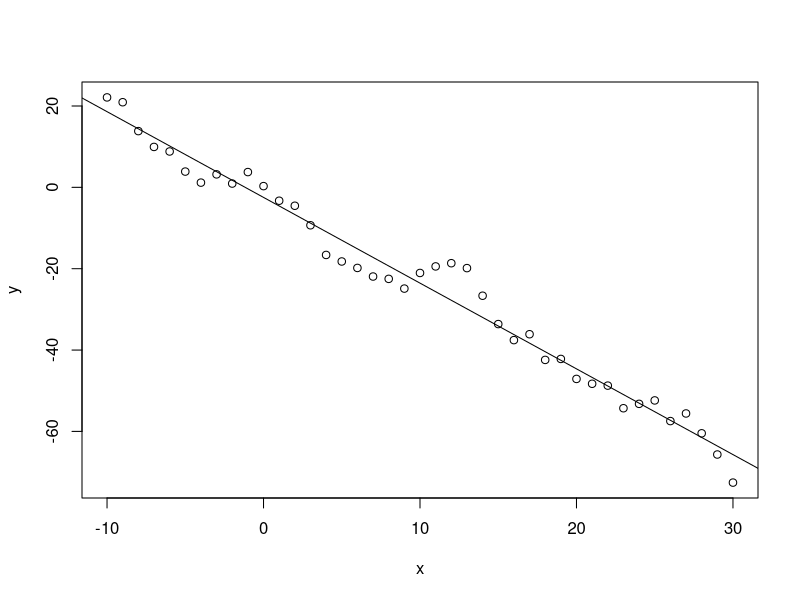
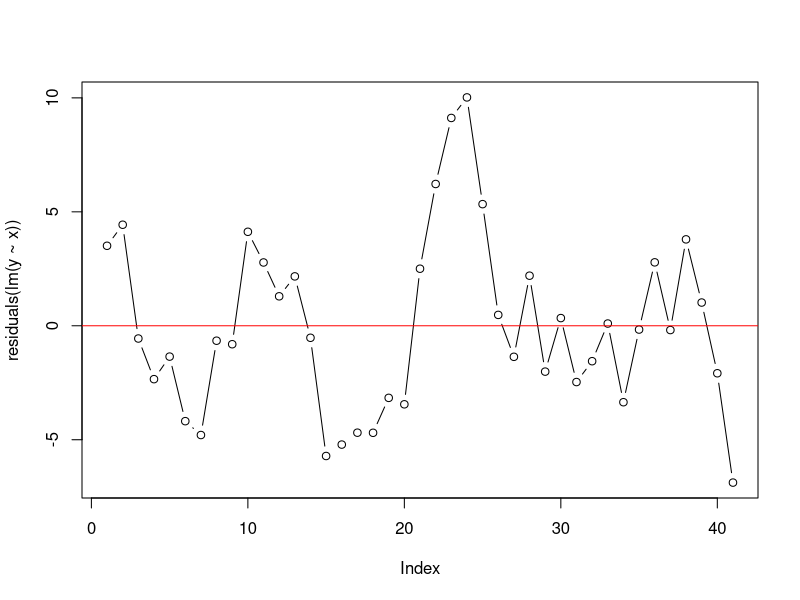

Here is the R script that generated these plots, in order: (Note: this script raises an error after producing the figures.)
## ---- chunk 1
x <- seq(-10,30) 
y <- 3 - 2*x + 
  arima.sim(n = length(x), 
            list(ar = c(0.8897)),
            sd = 3)
## ---- chunk 2
plot(x,y)
abline(lm(y ~ x))
## ---- chunk 3
plot(residuals(lm(y ~ x)), type ="b")
abline(h=0,col="red")
## ---- chunk 4
knitr::include_graphics("durbin_cutoffs.png")
## ---- chunk 5
suppressMessages(library(lmtest))
## ---- chunk 6
dwtest(lm(y ~ x), alternative = "greater") # need library(lmtest)
## ---- chunk 7
# don't change order= 
# because we haven't 
# discussed any other 
# time series models
corrErrorMod <- 
  arima(x=y, #dependent variable has a confusing name
        xreg=x, #independent variable
        include.mean = T,
        method="ML",
        order=c(1,0,0))
plot(residuals(corrErrorMod)) #these look better
## ---- chunk 8
summary(corrErrorMod) # :( 
corrErrorMod$coef # phi, beta0, beta1
summary(lm(y ~ x)) # estimates are pretty close to simple ols model
## ---- chunk 9
knitr::include_graphics("sample_with_replacement.png")
## ---- chunk 10
n <- 50
true_beta0 <- -2
true_beta1 <- 3
true_sigma_squared <- 5
x <- seq(0,100, length.out = n)
y <- true_beta0 + true_beta1*x + rnorm(n = n, mean = 0, sd = sqrt(true_sigma_squared))
## ---- chunk 11
random_indexes <- sample.int(length(x), replace=TRUE) # need replace=T
sort(random_indexes) # just to show that some are repeating
xstar <- x[random_indexes]
ystar <- y[random_indexes]
coefficients(lm(ystar ~ xstar))
## ---- chunk 12
bootstrap_once <- function(){
  random_indexes <- sample.int(length(x), replace=TRUE) # need replace=T
  xstar <- x[random_indexes]
  ystar <- y[random_indexes]
  return(coefficients(lm(ystar ~ xstar))[1])
}
m <- 1e3
beta0Stars <- replicate(m, bootstrap_once())
hist(beta0Stars)
abline(v=true_beta0, col = "red") # true unknown 
abline(v=coefficients(lm(y ~ x))[1], col ="green") # estimated from our sample
abline(v=quantile(beta0Stars, .025), col = "blue") # bootstrap lower 
abline(v=quantile(beta0Stars, .975), col = "blue") # bootstrap upper
confint(lm(y ~ x)) # non bootstrapped intervals
## ---- chunk 13
original_beta_hat <- as.matrix(coefficients(lm(y ~ x)))
original_residuals <- residuals(lm(y ~ x))
X <- matrix(c(rep(1,length(x)), x), ncol=2)
bootstrap_resids_once <- function(){
  random_indexes <- sample.int(length(x), replace=TRUE) # need replace=T
  estar <- original_residuals[random_indexes]
  ystar <- X %*% original_beta_hat + estar
  return(coefficients(lm(ystar ~ x))[1])
}
m <- 1e3
beta0Stars <- replicate(m, bootstrap_resids_once())
hist(beta0Stars)
abline(v=true_beta0, col = "red") # true unknown 
abline(v=coefficients(lm(y ~ x))[1], col ="green") # estimated from our sample
abline(v=quantile(beta0Stars, .025), col = "blue") # bootstrap lower 
abline(v=quantile(beta0Stars, .975), col = "blue") # bootstrap upper
confint(lm(y ~ x)) # non bootstrapped intervals
